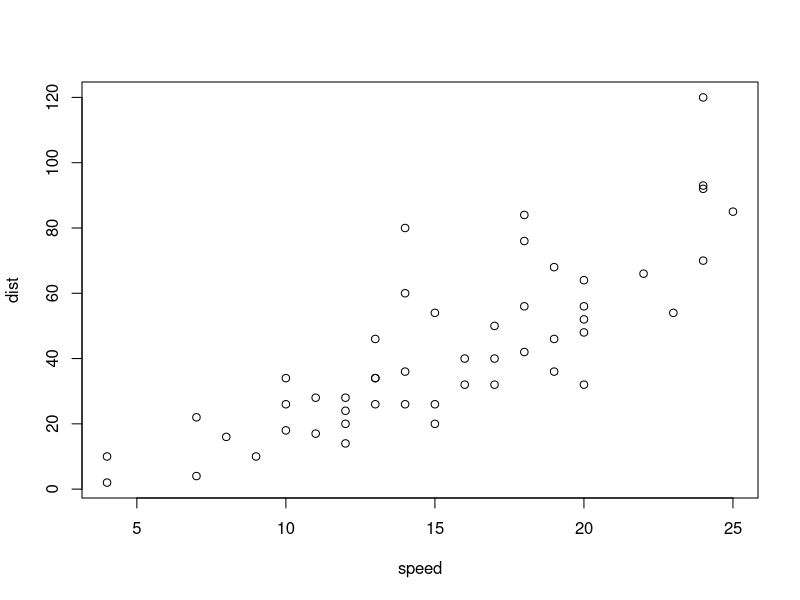
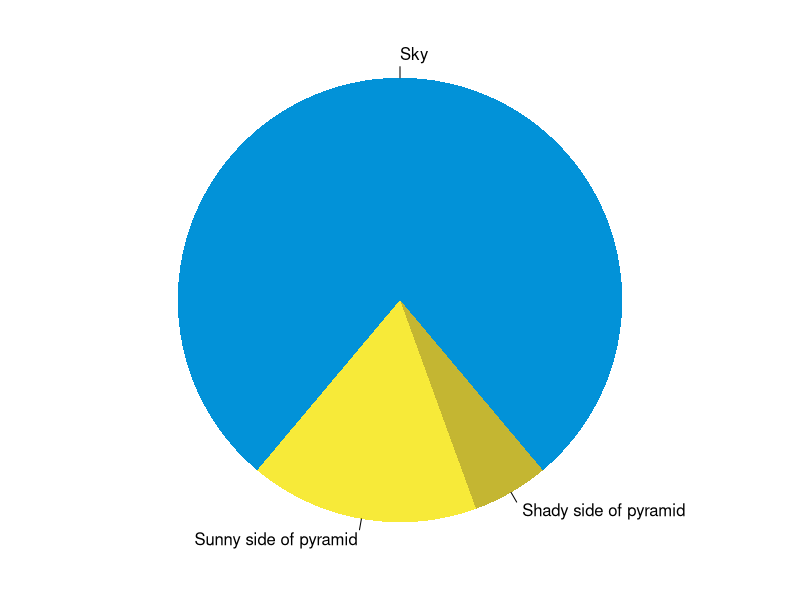

Here is the R script that generated these plots, in order:
## ---- chunk 1
knitr::opts_chunk$set(collapse = TRUE)
## ---- chunk 2
summary(cars)
fit <- lm(dist ~ speed, data = cars)
fit
head(cars)

## ---- chunk 3
plot(dist~speed,data=cars)
## ---- chunk 4
par(mar = c(0, 1, 0, 1))
pie(
  c(280, 60, 20),
  c('Sky', 'Sunny side of pyramid', 'Shady side of pyramid'),
  col = c('#0292D8', '#F7EA39', '#C4B632'),
  init.angle = -50, border = NA
)
